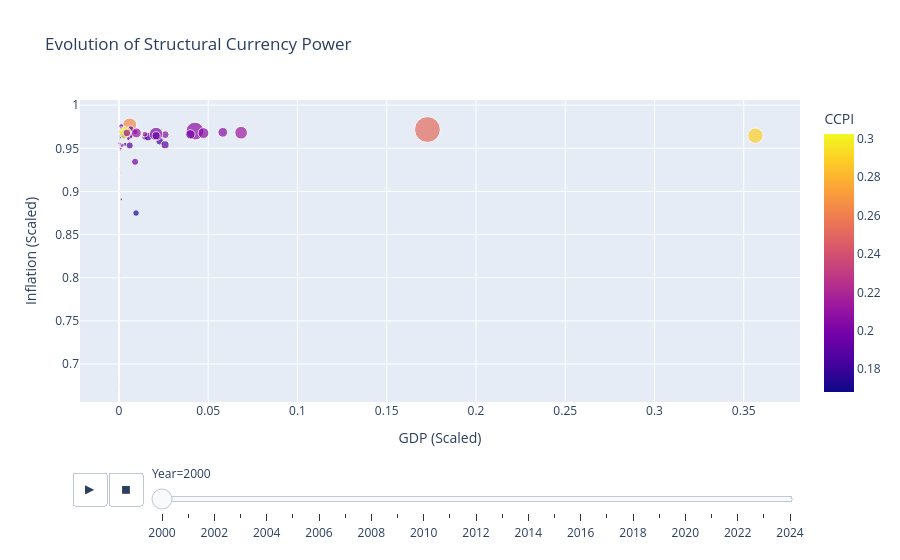

Here is the notebook cell this chart was saved with:
### Markdown cell above
[View Share of Global CCPI](https://afreedashireen.github.io/global-currency-power-index/visuals/global_ccpi_share_top5.html)

### Code cell
# 8. Structural landscape

import plotly.express as px

fig = px.scatter(
    df_scaled,
    x="GDP",
    y="Inflation",
    size="Reserves",
    color="CCPI",
    animation_frame="Year",
    hover_name="Country",
    size_max=60,
    title="Evolution of Structural Currency Power"
)

fig.update_layout(
    xaxis_title="GDP (Scaled)",
    yaxis_title="Inflation (Scaled)"
)

### Figure 1 — Plotly figure (JSON) as saved in the notebook; plotly's stock layout.template omitted (floating-point values rounded to 4 significant figures)
{"data": [{"hovertemplate": "<b>%{hovertext}</b><br><br>Year=2000<br>GDP=%{x}<br>Inflation=%{y}<br>Reserves=%{marker.size}<br>CCPI=%{marker.color}<extra></extra>", "hovertext": ["Albania", "Armenia", "Aruba", "Australia", "Azerbaijan", "Bahamas, The", "Bahrain", "Bangladesh", "Belarus", "Belize", "Bolivia", "Botswana", "Brazil", "Bulgaria", "Cabo Verde", "Cambodia", "Cameroon", "Canada", "Chile", "China", "Colombia", "Congo, Rep.", "Costa Rica", "Croatia", "Cyprus", "Czechia", "Denmark", "Dominican Republic", "Ecuador", "Egypt, Arab Rep.", "El Salvador", "Estonia", "Finland", "France", "Georgia", "Germany", "Ghana", "Greece", "Guatemala", "Guyana", "Haiti", "Honduras", "Hong Kong SAR, China", "Hungary", "Iceland", "India", "Indonesia", "Israel", "Italy", "Japan", "Jordan", "Kazakhstan", "Kenya", "Korea, Rep.", "Kuwait", "Kyrgyz Republic", "Lao PDR", "Latvia", "Libya", "Lithuania", "Luxembourg", "Madagascar", "Malaysia", "Malta", "Mauritius", "Mexico", "Moldova", "Mongolia", "Morocco", "Nepal", "Netherlands", "New Zealand", "Nicaragua", "North Macedonia", "Norway", "Pakistan", "Panama", "Papua New Guinea", "Paraguay", "Peru", "Philippines", "Poland", "Portugal", "Romania", "Russian Federation", "Saudi Arabia", "Seychelles", "Singapore", "Slovak Republic", "Slovenia", "Solomon Islands", "South Africa", "Spain", "Sri Lanka", "Sudan", "Sweden", "Switzerland", "Tanzania", "Thailand", "Tunisia", "Turkiye", "Uganda", "Ukraine", "United Kingdom", "United States", "Uruguay", "Vanuatu", "Viet Nam", "Zambia"], "legendgroup": "", "marker": {"color": [0.1874, 0.1866, 0.221, 0.1849, 0.1932, 0.1917, 0.2185, 0.178, 0.171, 0.1945, 0.1805, 0.2015, 0.1813, 0.1901, 0.194, 0.2045, 0.1834, 0.2065, 0.1884, 0.2058, 0.1788, 0.2188, 0.1931, 0.1922, 0.2121, 0.2001, 0.1989, 0.1917, 0.1681, 0.1822, 0.1897, 0.2081, 0.1981, 0.2061, 0.1861, 0.2134, 0.194, 0.1865, 0.1814, 0.2323, 0.1743, 0.2035, 0.2639, 0.2099, 0.1868, 0.1834, 0.1971, 0.1931, 0.1995, 0.2511, 0.206, 0.2018, 0.1832, 0.2025, 0.2139, 0.1915, 0.1848, 0.1945, 0.1923, 0.194, 0.2651, 0.1774, 0.2493, 0.2274, 0.2079, 0.1916, 0.1998, 0.2041, 0.1862, 0.1856, 0.2165, 0.1902, 0.1798, 0.1927, 0.2022, 0.1754, 0.2129, 0.2075, 0.1916, 0.1791, 0.1968, 0.1873, 0.1881, 0.1718, 0.1975, 0.198, 0.2153, 0.3025, 0.2017, 0.2007, 0.182, 0.1845, 0.1945, 0.1944, 0.1747, 0.2012, 0.212, 0.1737, 0.2154, 0.1943, 0.1711, 0.1762, 0.2023, 0.2056, 0.2894, 0.1788, 0.1979, 0.2085, 0.1745], "coloraxis": "coloraxis", "size": [0.0001611, 7.593e-05, 5.574e-05, 0.004821, 0.0001696, 8.502e-05, 0.000407, 0.000384, 8.524e-05, 2.688e-05, 0.000299, 0.001615, 0.008461, 0.0008946, 2.597e-06, 0.0001521, 5.183e-05, 0.00831, 0.003856, 0.04404, 0.002305, 5.307e-05, 0.0003334, 0.000899, 0.0004745, 0.003365, 0.00402, 0.0001575, 0.0002977, 0.00353, 0.0004829, 0.000232, 0.002152, 0.01634, 2.51e-05, 0.02243, 7.457e-05, 0.003737, 0.0004584, 7.356e-05, 4.216e-05, 0.0003335, 0.02757, 0.002872, 9.923e-05, 0.01052, 0.007522, 0.005965, 0.0121, 0.09272, 0.0008777, 0.0005336, 0.0002256, 0.02467, 0.00199, 6.251e-05, 3.236e-05, 0.000231, 0.003516, 0.0003448, 2.036e-05, 6.849e-05, 0.007342, 0.0003726, 0.0002298, 0.009118, 5.242e-05, 4.718e-05, 0.001282, 0.0002485, 0.004531, 0.001009, 0.0001216, 0.0001134, 0.007155, 0.0005305, 0.0001806, 7.336e-05, 0.0001934, 0.00222, 0.00386, 0.007039, 0.003652, 0.000866, 0.007087, 0.005341, 6.585e-06, 0.02079, 0.001117, 0.0008149, 3.583e-06, 0.00197, 0.009125, 0.0002855, 3.07e-05, 0.004226, 0.01374, 0.0002504, 0.008371, 0.0004752, 0.006025, 0.0002026, 0.0003741, 0.01306, 0.03292, 0.000707, 5.347e-06, 0.0008714, 5.814e-05], "sizemode": "area", "sizeref": 0.0002778, "symbol": "circle"}, "mode": "markers", "name": "", "orientation": "v", "showlegend": false, "type": "scatter", "x": [0.0001184, 6.019e-05, 5.886e-05, 0.01449, 0.0001771, 0.0002746, 0.0003089, 0.00185, 0.0004367, 3.329e-05, 0.0002858, 0.000195, 0.02279, 0.0004544, 1.246e-05, 0.0001222, 0.0003612, 0.0259, 0.002718, 0.04256, 0.003468, 0.000106, 0.0005159, 0.0007636, 0.000341, 0.002156, 0.005699, 0.0008391, 0.0006038, 0.003466, 0.0004036, 0.0001915, 0.004375, 0.04733, 0.0001, 0.06841, 0.000167, 0.004368, 0.0006646, 1.849e-05, 0.0002307, 0.0002437, 0.005965, 0.001638, 0.0003116, 0.01629, 0.005733, 0.004742, 0.03998, 0.1728, 0.000288, 0.0006299, 0.0004356, 0.02078, 0.001306, 4.134e-05, 5.391e-05, 0.0002636, 0.001325, 0.0003955, 0.0007321, 0.0001547, 0.003256, 0.0001341, 0.0001581, 0.0258, 3.851e-05, 3.324e-05, 0.00149, 0.0001848, 0.01452, 0.001824, 0.0001714, 0.0001249, 0.005957, 0.003454, 0.0004099, 0.0001162, 0.0003017, 0.001793, 0.002904, 0.006009, 0.004119, 0.001289, 0.009027, 0.006585, 1.646e-05, 0.003335, 0.00101, 0.0006949, 8.303e-06, 0.005272, 0.0208, 0.0005709, 0.00042, 0.009138, 0.009705, 0.0004588, 0.00439, 0.0007406, 0.00955, 0.0002091, 0.00112, 0.05813, 0.3565, 0.0007875, 3.162e-06, 0.001078, 0.0001189], "xaxis": "x", "y": [0.9705, 0.972, 0.9636, 0.9629, 0.9675, 0.9678, 0.9719, 0.9668, 0.6769, 0.9653, 0.9626, 0.9556, 0.9584, 0.9527, 0.9749, 0.972, 0.9685, 0.9659, 0.9639, 0.97, 0.9546, 0.9722, 0.9515, 0.9626, 0.9634, 0.9641, 0.9656, 0.9572, 0.8032, 0.966, 0.9667, 0.9636, 0.9653, 0.9677, 0.9636, 0.9681, 0.9005, 0.9651, 0.9602, 0.9599, 0.9544, 0.9514, 0.9771, 0.9536, 0.9617, 0.9636, 0.9642, 0.9688, 0.9662, 0.9718, 0.9695, 0.9477, 0.9532, 0.9667, 0.9675, 0.9381, 0.9269, 0.966, 0.9757, 0.9689, 0.9651, 0.95, 0.968, 0.9665, 0.9633, 0.9541, 0.9161, 0.9504, 0.9673, 0.9663, 0.9665, 0.9661, 0.9583, 0.9591, 0.9653, 0.963, 0.968, 0.9435, 0.955, 0.9641, 0.9637, 0.9534, 0.9657, 0.8911, 0.9344, 0.9726, 0.9597, 0.9683, 0.9497, 0.9551, 0.9569, 0.9613, 0.9646, 0.9599, 0.9582, 0.9691, 0.9679, 0.9603, 0.9679, 0.9655, 0.875, 0.9647, 0.9215, 0.9686, 0.9647, 0.9623, 0.9662, 0.9736, 0.9253], "yaxis": "y"}], "layout": {"coloraxis": {"colorbar": {"title": {"text": "CCPI"}}, "colorscale": [[0, "#0d0887"], [0.1111, "#46039f"], [0.2222, "#7201a8"], [0.3333, "#9c179e"], [0.4444, "#bd3786"], [0.5556, "#d8576b"], [0.6667, "#ed7953"], [0.7778, "#fb9f3a"], [0.8889, "#fdca26"], [1, "#f0f921"]]}, "legend": {"itemsizing": "constant", "tracegroupgap": 0}, "sliders": [{"active": 0, "currentvalue": {"prefix": "Year="}, "len": 0.9, "pad": {"b": 10, "t": 60}, "steps": [{"args": [["2000"], {"frame": {"duration": 0, "redraw": false}, "fromcurrent": true, "mode": "immediate", "transition": {"duration": 0, "easing": "linear"}}], "label": "2000", "method": "animate"}, {"args": [["2001"], {"frame": {"duration": 0, "redraw": false}, "fromcurrent": true, "mode": "immediate", "transition": {"duration": 0, "easing": "linear"}}], "label": "2001", "method": "animate"}, {"args": [["2002"], {"frame": {"duration": 0, "redraw": false}, "fromcurrent": true, "mode": "immediate", "transition": {"duration": 0, "easing": "linear"}}], "label": "2002", "method": "animate"}, {"args": [["2003"], {"frame": {"duration": 0, "redraw": false}, "fromcurrent": true, "mode": "immediate", "transition": {"duration": 0, "easing": "linear"}}], "label": "2003", "method": "animate"}, {"args": [["2004"], {"frame": {"duration": 0, "redraw": false}, "fromcurrent": true, "mode": "immediate", "transition": {"duration": 0, "easing": "linear"}}], "label": "2004", "method": "animate"}, {"args": [["2005"], {"frame": {"duration": 0, "redraw": false}, "fromcurrent": true, "mode": "immediate", "transition": {"duration": 0, "easing": "linear"}}], "label": "2005", "method": "animate"}, {"args": [["2006"], {"frame": {"duration": 0, "redraw": false}, "fromcurrent": true, "mode": "immediate", "transition": {"duration": 0, "easing": "linear"}}], "label": "2006", "method": "animate"}, {"args": [["2007"], {"frame": {"duration": 0, "redraw": false}, "fromcurrent": true, "mode": "immediate", "transition": {"duration": 0, "easing": "linear"}}], "label": "2007", "method": "animate"}, {"args": [["2008"], {"frame": {"duration": 0, "redraw": false}, "fromcurrent": true, "mode": "immediate", "transition": {"duration": 0, "easing": "linear"}}], "label": "2008", "method": "animate"}, {"args": [["2009"], {"frame": {"duration": 0, "redraw": false}, "fromcurrent": true, "mode": "immediate", "transition": {"duration": 0, "easing": "linear"}}], "label": "2009", "method": "animate"}, {"args": [["2010"], {"frame": {"duration": 0, "redraw": false}, "fromcurrent": true, "mode": "immediate", "transition": {"duration": 0, "easing": "linear"}}], "label": "2010", "method": "animate"}, {"args": [["2011"], {"frame": {"duration": 0, "redraw": false}, "fromcurrent": true, "mode": "immediate", "transition": {"duration": 0, "easing": "linear"}}], "label": "2011", "method": "animate"}, {"args": [["2012"], {"frame": {"duration": 0, "redraw": false}, "fromcurrent": true, "mode": "immediate", "transition": {"duration": 0, "easing": "linear"}}], "label": "2012", "method": "animate"}, {"args": [["2013"], {"frame": {"duration": 0, "redraw": false}, "fromcurrent": true, "mode": "immediate", "transition": {"duration": 0, "easing": "linear"}}], "label": "2013", "method": "animate"}, {"args": [["2014"], {"frame": {"duration": 0, "redraw": false}, "fromcurrent": true, "mode": "immediate", "transition": {"duration": 0, "easing": "linear"}}], "label": "2014", "method": "animate"}, {"args": [["2015"], {"frame": {"duration": 0, "redraw": false}, "fromcurrent": true, "mode": "immediate", "transition": {"duration": 0, "easing": "linear"}}], "label": "2015", "method": "animate"}, {"args": [["2016"], {"frame": {"duration": 0, "redraw": false}, "fromcurrent": true, "mode": "immediate", "transition": {"duration": 0, "easing": "linear"}}], "label": "2016", "method": "animate"}, {"args": [["2017"], {"frame": {"duration": 0, "redraw": false}, "fromcurrent": true, "mode": "immediate", "transition": {"duration": 0, "easing": "linear"}}], "label": "2017", "method": "animate"}, {"args": [["2018"], {"frame": {"duration": 0, "redraw": false}, "fromcurrent": true, "mode": "immediate", "transition": {"duration": 0, "easing": "linear"}}], "label": "2018", "method": "animate"}, {"args": [["2019"], {"frame": {"duration": 0, "redraw": false}, "fromcurrent": true, "mode": "immediate", "transition": {"duration": 0, "easing": "linear"}}], "label": "2019", "method": "animate"}, {"args": [["2020"], {"frame": {"duration": 0, "redraw": false}, "fromcurrent": true, "mode": "immediate", "transition": {"duration": 0, "easing": "linear"}}], "label": "2020", "method": "animate"}, {"args": [["2021"], {"frame": {"duration": 0, "redraw": false}, "fromcurrent": true, "mode": "immediate", "transition": {"duration": 0, "easing": "linear"}}], "label": "2021", "method": "animate"}, {"args": [["2022"], {"frame": {"duration": 0, "redraw": false}, "fromcurrent": true, "mode": "immediate", "transition": {"duration": 0, "easing": "linear"}}], "label": "2022", "method": "animate"}, {"args": [["2023"], {"frame": {"duration": 0, "redraw": false}, "fromcurrent": true, "mode": "immediate", "transition": {"duration": 0, "easing": "linear"}}], "label": "2023", "method": "animate"}, {"args": [["2024"], {"frame": {"duration": 0, "redraw": false}, "fromcurrent": true, "mode": "immediate", "transition": {"duration": 0, "easing": "linear"}}], "label": "2024", "method": "animate"}], "x": 0.1, "xanchor": "left", "y": 0, "yanchor": "top"}], "title": {"text": "Evolution of Structural Currency Power"}, "updatemenus": [{"buttons": [{"args": [null, {"frame": {"duration": 500, "redraw": false}, "fromcurrent": true, "mode": "immediate", "transition": {"duration": 500, "easing": "linear"}}], "label": "&#9654;", "method": "animate"}, {"args": [[null], {"frame": {"duration": 0, "redraw": false}, "fromcurrent": true, "mode": "immediate", "transition": {"duration": 0, "easing": "linear"}}], "label": "&#9724;", "method": "animate"}], "direction": "left", "pad": {"r": 10, "t": 70}, "showactive": false, "type": "buttons", "x": 0.1, "xanchor": "right", "y": 0, "yanchor": "top"}], "xaxis": {"anchor": "y", "domain": [0, 1], "title": {"text": "GDP (Scaled)"}}, "yaxis": {"anchor": "x", "domain": [0, 1], "title": {"text": "Inflation (Scaled)"}}}}
